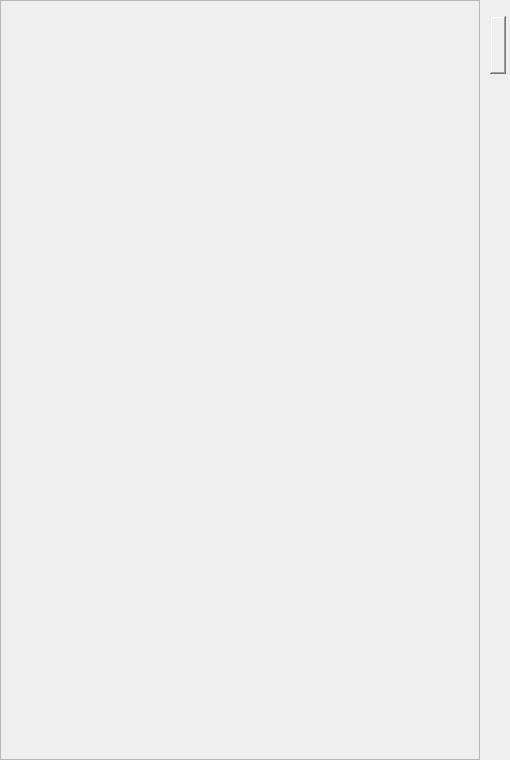
<?xml version="1.0" encoding="UTF-8"?>
<ui version="4.0">
 <class>QSelectArea</class>
 <widget class="QWidget" name="QSelectArea">
  <property name="geometry">
   <rect>
    <x>0</x>
    <y>0</y>
    <width>510</width>
    <height>760</height>
   </rect>
  </property>
  <property name="windowTitle">
   <string>Form</string>
  </property>
  <property name="styleSheet">
   <string notr="true"/>
  </property>
  <widget class="QScrollArea" name="scrollArea">
   <property name="geometry">
    <rect>
     <x>0</x>
     <y>0</y>
     <width>480</width>
     <height>760</height>
    </rect>
   </property>
   <property name="verticalScrollBarPolicy">
    <enum>Qt::ScrollBarPolicy::ScrollBarAlwaysOff</enum>
   </property>
   <property name="horizontalScrollBarPolicy">
    <enum>Qt::ScrollBarPolicy::ScrollBarAlwaysOff</enum>
   </property>
   <property name="sizeAdjustPolicy">
    <enum>QAbstractScrollArea::SizeAdjustPolicy::AdjustIgnored</enum>
   </property>
   <property name="widgetResizable">
    <bool>false</bool>
   </property>
   <widget class="SelectTile" name="scrollAreaWidgetContents">
    <property name="geometry">
     <rect>
      <x>0</x>
      <y>0</y>
      <width>480</width>
      <height>1100</height>
     </rect>
    </property>
   </widget>
  </widget>
  <widget class="QScrollBar" name="ScrollBar">
   <property name="geometry">
    <rect>
     <x>490</x>
     <y>0</y>
     <width>16</width>
     <height>760</height>
    </rect>
   </property>
   <property name="styleSheet">
    <string notr="true">/* 整个滚动条区域样式 */
QScrollBar:vertical {
  border: none;
	border-image: url(:/Button/ScrollBar0002.png);
  width: 16px;
  /* 滑块活动区域间距，这个间距如果小于add-line和sub-line的高度或宽度滚动滑块将会覆盖add-line和sub-line，所以可以通过margin: 0px 0 0px 0;来隐藏滚动条两头区域*/
  margin: 16px 0 16px 0;
border-radius: 2px;
    border-style: flat;
}
/* 滑块区域样式 */
QScrollBar::handle:vertical {
  
	border-image: url(:/Button/ScrollBar0001.png);
  min-height: 16px;
  margin: 0 1px 0 1px; 
}
QScrollBar::handle:vertical:hover {
 
    border: 1px solid #4C99F8;
}
QScrollBar::handle:vertical:pressed {
  
    border: 1px solid #4C99F8;
}
/* 向上箭头样式 */
QScrollBar::sub-line:vertical {
  border: none; 
background-color: transparent;
  height: 16px;
  subcontrol-position: top;
  subcontrol-origin: margin;
}
/* 向下箭头样式 */
QScrollBar::add-line:vertical {
  border: none;
  background: transparent;
  height: 16px;
  subcontrol-position: bottom;
  subcontrol-origin: margin;
}
QScrollBar::up-arrow:vertical {
	border-image: url(:/Button/UpArrow.png);
  width: 16;
  height: 16;
  
}
/* 向下箭头样式 */
QScrollBar::down-arrow:vertical {
  
	border-image: url(:/Button/DownArrow.png);
  width: 16;
  height: 16;

}
/* 滚动条上面和下面区域样式 */
QScrollBar::sub-page:vertical,
QScrollBar::add-page:vertical {
  background: none;
  width: 0px;
  height: 0px;
}

</string>
   </property>
   <property name="maximum">
    <number>342</number>
   </property>
   <property name="singleStep">
    <number>100</number>
   </property>
   <property name="pageStep">
    <number>30</number>
   </property>
   <property name="orientation">
    <enum>Qt::Orientation::Vertical</enum>
   </property>
   <property name="invertedAppearance">
    <bool>false</bool>
   </property>
  </widget>
 </widget>
 <customwidgets>
  <customwidget>
   <class>SelectTile</class>
   <extends>QWidget</extends>
   <header location="global">selecttile.h</header>
   <container>1</container>
  </customwidget>
 </customwidgets>
 <resources/>
 <connections/>
</ui>
